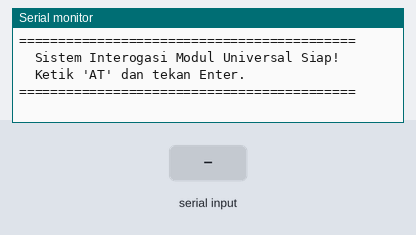
A sketch run on a simulated ESP32. On the bench: the last lines printed to the serial monitor. The test bench sets the inputs (shaded band).

Above: at 3.2 s.
3.3 s: "1" received over the second serial link
At 4.5 s:
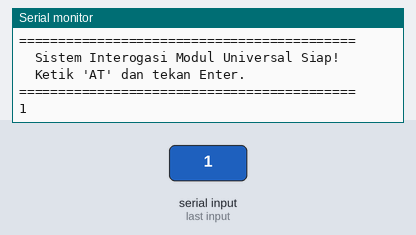
4.8 s: "0" received over the second serial link
At 5.9 s:
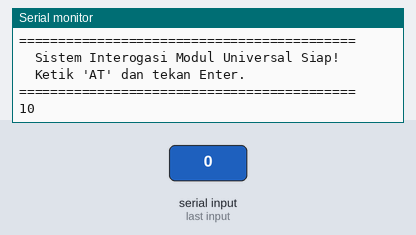

The sketch:

WROOM-32E_Cellular_Module.ino
```cpp
// Definisikan pin Hardware Serial 2 milik ESP32
constexpr const uint8_t RXD2 = 16;
constexpr const uint8_t TXD2 = 17;

void setup() {
  // 1. Jalur komunikasi dari ESP32 ke Laptop (Serial Monitor)
  Serial.begin(115200);

  // 2. Jalur komunikasi dari ESP32 ke Modul Seluler (Hardware UART2)
  // Format: Serial2.begin(BaudRate, SERIAL_8N1, RX_Pin, TX_Pin);
  // Kita coba 115200 dulu karena banyak modul baru (termasuk 4G) memakai baud rate ini.
  Serial2.begin(115200, SERIAL_8N1, RXD2, TXD2);

  delay(2000);
  Serial.println("===========================================");
  Serial.println("  Sistem Interogasi Modul Universal Siap!  ");
  Serial.println("  Ketik 'AT' dan tekan Enter.              ");
  Serial.println("===========================================");
}

void loop() {
  // Jika Modul mengirim balasan, teruskan tampilannya ke Layar Laptop
  if (Serial2.available()) {
    Serial.write(Serial2.read());
  }

  // Jika Kamu mengetik di Layar Laptop, teruskan perintahnya ke Modul
  if (Serial.available()) {
    Serial2.write(Serial.read());
  }
}
```

Measured:
- after the input at 3.3 s, the serial monitor: prints a new line at once (image 1)
- after the input at 4.8 s, the serial monitor: prints a new line at once (image 2)
